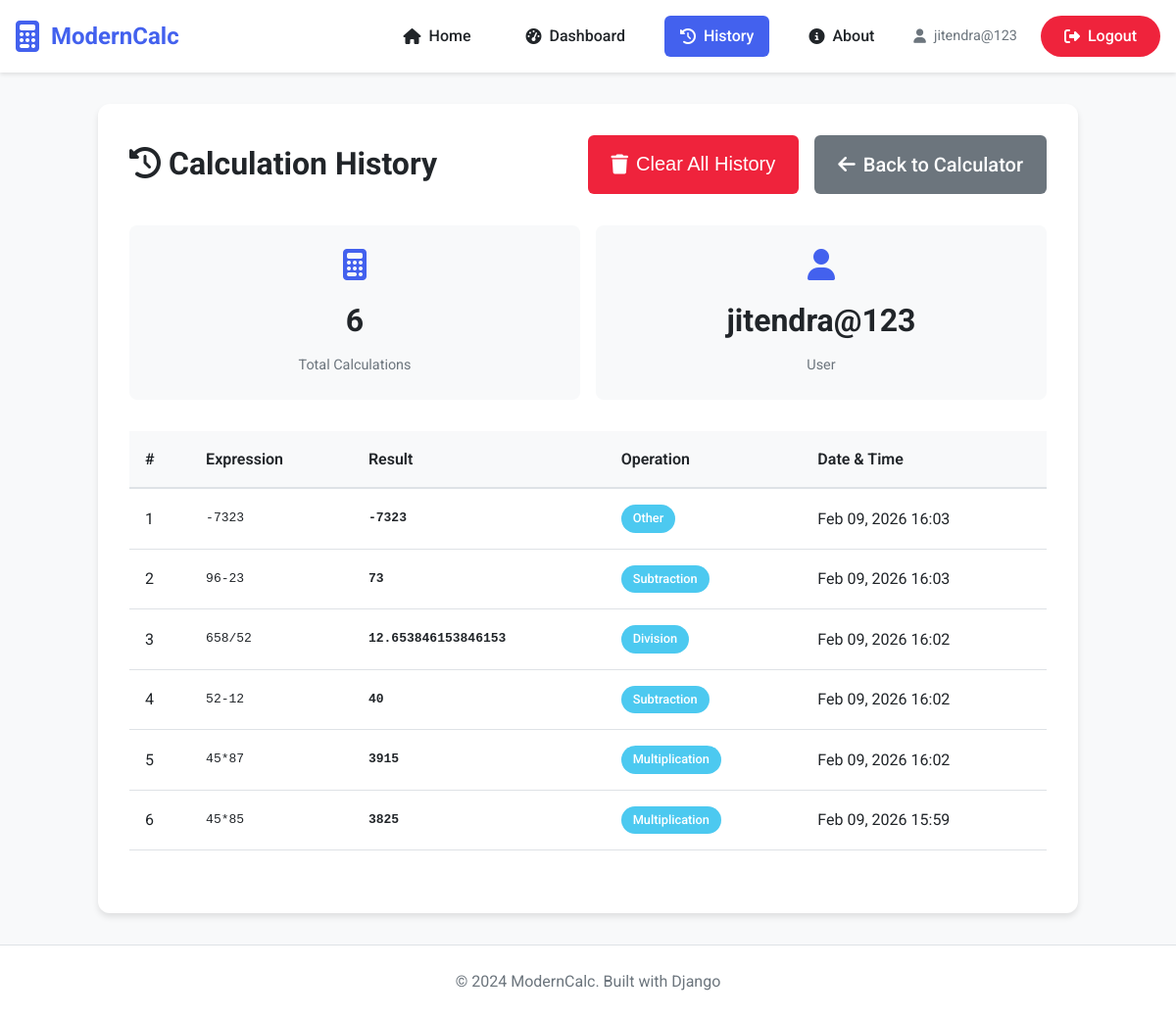
/history/ (signed in), run on the app's committed database.
### calculator/models.py (models this page shows, shortened)
class Calculation(models.Model):
    OPERATION_CHOICES = [
        ('add', 'Addition'),
        ('subtract', 'Subtraction'),
        ('multiply', 'Multiplication'),
        ('divide', 'Division'),
        ('power', 'Power'),
        ('sqrt', 'Square Root'),
        ('sin', 'Sine'),
        ('cos', 'Cosine'),
        ('tan', 'Tangent'),
        ('log', 'Logarithm'),
        ('other', 'Other'),
    ]
    user = models.ForeignKey(User, on_delete=models.CASCADE, null=True, blank=True)
    operation = models.CharField(max_length=20, choices=OPERATION_CHOICES, default='other')
    expression = models.CharField(max_length=255)
    result = models.CharField(max_length=255)
    created_at = models.DateTimeField(default=timezone.now)

### calculator/views.py (the view)
# urls.py: path('history/', views.history_view, name='history'),
@login_required
def history_view(request):
    calculations = Calculation.objects.filter(user=request.user).order_by('-created_at')
    context = {
        'calculations': calculations,
        'title': 'Calculation History'
    }
    return render(request, 'calculator/history.html', context)

### calculator/templates/calculator/history.html (shortened to what this page needs)
{% extends 'base.html' %}
{% load static %}
{% block content %}
<div class="history-container">
    <div class="history-header">
        <h1><i class="fas fa-history"></i> Calculation History</h1>
        <div class="history-actions">
            {% if calculations %}
            <button class="btn btn-danger" onclick="clearHistory()">
                <i class="fas fa-trash"></i> Clear All History
            </button>
            {% endif %}
            <a href="{% url 'calculator:index' %}" class="btn btn-secondary">
                <i class="fas fa-arrow-left"></i> Back to Calculator
            </a>
        </div>
    </div>
    {% if calculations %}
    <div class="history-stats">
        <div class="stat-card">
            <i class="fas fa-calculator"></i>
            <h3>{{ calculations.count }}</h3>
            <p>Total Calculations</p>
        </div>
        <div class="stat-card">
            <i class="fas fa-user"></i>
            <h3>{{ user.username }}</h3>
            <p>User</p>
        </div>
    </div>
    <div class="history-table-container">
        <table class="history-table">
            <thead>
                <tr>
                    <th>#</th>
                    <th>Expression</th>
                    <th>Result</th>
                    <th>Operation</th>
                    <th>Date & Time</th>
                </tr>
            </thead>
            <tbody>
                {% for calc in calculations %}
                <tr>
                    <td>{{ forloop.counter }}</td>
                    <td class="expression">{{ calc.expression }}</td>
                    <td class="result">{{ calc.result }}</td>
                    <td>
                        <span class="operation-badge">{{ calc.get_operation_display }}</span>
                    </td>
                    <td>{{ calc.created_at|date:"M d, Y H:i" }}</td>
                </tr>
                {% endfor %}
            </tbody>
        </table>
    </div>
    {% endif %}
</div>
{% endblock %}

### templates/base.html (shortened to what this page needs)
<!DOCTYPE html>
{% load static %}
<html lang="en">
<head>
    <link rel="stylesheet" href="{% static 'calculator/css/style.css' %}">
    <link rel="stylesheet" href="https://cdnjs.cloudflare.com/ajax/libs/font-awesome/6.4.0/css/all.min.css">
</head>
<body>
    <div class="app-container">
        <header class="app-header">
            <div class="container">
                <nav class="navbar">
                    <div class="logo">
                        <i class="fas fa-calculator"></i>
                        <span>ModernCalc</span>
                    </div>
                    <ul class="nav-menu">
                        <li><a href="{% url 'calculator:index' %}" class="{% if request.resolver_match.url_name == 'index' %}active{% endif %}"><i class="fas fa-home"></i> Home</a></li>
                        {% if user.is_authenticated %}
                        <li><a href="{% url 'calculator:dashboard' %}" class="{% if request.resolver_match.url_name == 'dashboard' %}active{% endif %}"><i class="fas fa-tachometer-alt"></i> Dashboard</a></li>
                        <li><a href="{% url 'calculator:history' %}" class="{% if request.resolver_match.url_name == 'history' %}active{% endif %}"><i class="fas fa-history"></i> History</a></li>
                        {% endif %}
                        <li><a href="{% url 'calculator:about' %}" class="{% if request.resolver_match.url_name == 'about' %}active{% endif %}"><i class="fas fa-info-circle"></i> About</a></li>
                        {% if user.is_authenticated %}
                        <li><span class="user-greeting"><i class="fas fa-user"></i> {{ user.username }}</span></li>
                        <li><a href="{% url 'calculator:logout' %}" class="logout-btn"><i class="fas fa-sign-out-alt"></i> Logout</a></li>
                        {% else %}
                        <li><a href="{% url 'calculator:login' %}" class="login-btn"><i class="fas fa-sign-in-alt"></i> Login</a></li>
                        <li><a href="{% url 'calculator:register' %}" class="register-btn"><i class="fas fa-user-plus"></i> Register</a></li>
                        {% endif %}
                    </ul>
                </nav>
            </div>
        </header>
        <main class="main-content">
            <div class="container">
                {% block content %}
                {% endblock %}
            </div>
        </main>
        <footer class="app-footer">
            <div class="container">
                <p>&copy; 2024 ModernCalc. Built with Django</p>
            </div>
        </footer>
    </div>
</body>
</html>

### calculator/static/calculator/css/style.css (style rules this page uses)
* { margin: 0; padding: 0; box-sizing: border-box; }
body { font-family: 'Roboto', sans-serif; background-color: #f8f9fa; color: #212529; line-height: 1.6; }
.container { max-width: 1200px; margin: 0 auto; padding: 0 1rem; }
.app-header { background-color: #ffffff; box-shadow: 0 2px 4px rgba(0,0,0,0.1); padding: 1rem 0; position: sticky; top: 0; z-index: 1000; }
.navbar { display: flex; justify-content: space-between; align-items: center; }
.logo { display: flex; align-items: center; gap: 0.75rem; font-size: 1.5rem; font-weight: 700; color: #4361ee; }
.logo i { font-size: 2rem; }
.nav-menu { display: flex; list-style: none; gap: 1.5rem; align-items: center; }
.nav-menu a { text-decoration: none; color: #212529; font-weight: 500; padding: 0.5rem 1rem; border-radius: 6px; transition: all 0.3s ease; display: flex; align-items: center; gap: 0.5rem; }
.nav-menu a:hover, .nav-menu a.active { background-color: #4361ee; color: white; }
.user-greeting { color: #6c757d; font-size: 0.9rem; display: flex; align-items: center; gap: 0.5rem; }
.login-btn, .logout-btn, .register-btn { padding: 0.5rem 1.5rem !important; border-radius: 25px !important; }
.logout-btn { background-color: #ef233c; color: white !important; }
.main-content { min-height: calc(100vh - 140px); padding: 2rem 0; }
.btn { padding: 1rem; border: none; border-radius: 6px; font-size: 1.25rem; font-weight: 500; cursor: pointer; transition: all 0.3s ease; display: flex; align-items: center; justify-content: center; min-height: 60px; }
.btn-secondary { background-color: #6c757d; color: white; }
.history-container { max-width: 1000px; margin: 0 auto; padding: 2rem; background-color: white; border-radius: 12px; box-shadow: 0 4px 6px rgba(0,0,0,0.1); }
.history-header { display: flex; justify-content: space-between; align-items: center; margin-bottom: 2rem; flex-wrap: wrap; gap: 1rem; }
.history-actions { display: flex; gap: 1rem; }
.btn { padding: 0.75rem 1.5rem; border: none; border-radius: 6px; font-weight: 500; cursor: pointer; transition: all 0.3s ease; display: flex; align-items: center; gap: 0.5rem; text-decoration: none; }
.btn-danger { background-color: #ef233c; color: white; }
.history-stats { display: grid; grid-template-columns: repeat(auto-fit, minmax(200px, 1fr)); gap: 1rem; margin-bottom: 2rem; }
.stat-card { background-color: #f8f9fa; padding: 1.5rem; border-radius: 8px; text-align: center; }
.stat-card i { font-size: 2rem; color: #4361ee; margin-bottom: 1rem; }
.stat-card h3 { font-size: 2rem; color: #212529; margin-bottom: 0.5rem; }
.stat-card p { color: #6c757d; font-size: 0.9rem; }
.history-table-container { overflow-x: auto; margin-bottom: 2rem; }
.history-table { width: 100%; border-collapse: collapse; background-color: white; }
.history-table th { background-color: #f8f9fa; color: #212529; font-weight: 600; padding: 1rem; text-align: left; border-bottom: 2px solid #dee2e6; }
.history-table td { padding: 1rem; border-bottom: 1px solid #dee2e6; color: #212529; }
.expression { font-family: monospace; font-weight: 500; }
.result { font-family: monospace; font-weight: 700; color: #4361ee; }
.operation-badge { display: inline-block; padding: 0.25rem 0.75rem; background-color: #4cc9f0; color: white; border-radius: 25px; font-size: 0.8rem; font-weight: 500; }
.app-footer { background-color: white; padding: 1.5rem 0; border-top: 1px solid #dee2e6; }
.app-footer p { text-align: center; color: #6c757d; }

### data on the page
Calculation: expression "-7323", result "-7323", operation "Other", created_at "Feb 09, 2026 16:03"
Calculation: expression "96-23", result "73", operation "Subtraction", created_at "Feb 09, 2026 16:03"
Calculation: expression "658/52", result "12.653846153846153", operation "Division", created_at "Feb 09, 2026 16:02"
Calculation: expression "52-12", result "40", operation "Subtraction", created_at "Feb 09, 2026 16:02"
Calculation: expression "45*87", result "3915", operation "Multiplication", created_at "Feb 09, 2026 16:02"
Calculation: expression "45*85", result "3825", operation "Multiplication", created_at "Feb 09, 2026 15:59"

### other printed values
{{ user.username }} "jitendra@123"
{{ calculations.count }} "6"
